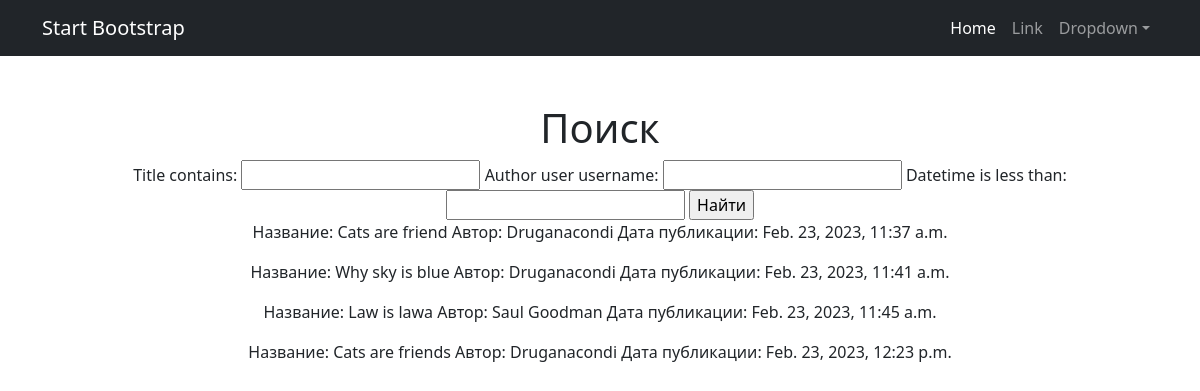
Page /news/search/ on the earlier database version.
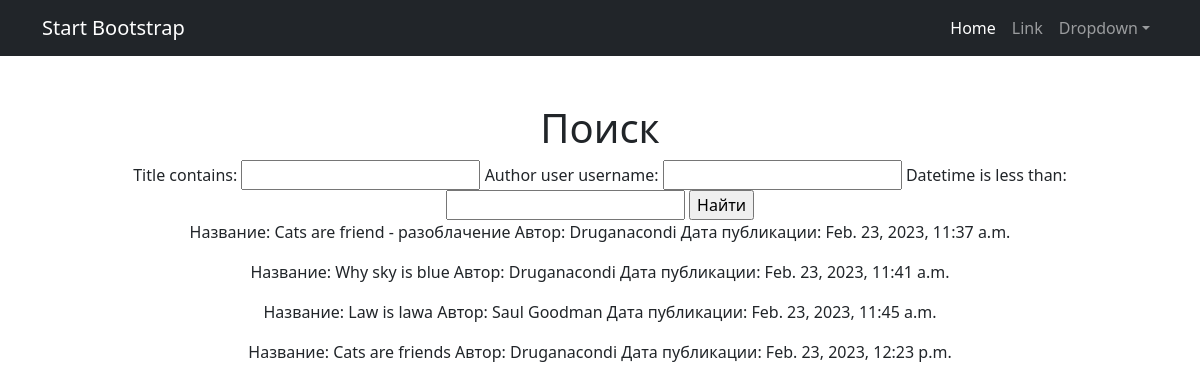
Same page on the later database version.
### news/models.py (models this page shows, shortened)
class Post(models.Model):
    article = 'AR'
    news = 'NE'
    TYPE_OF_CONTENT = [
        (article, 'Статья'),
        (news, 'Новость')
    ]
    title = models.CharField(max_length=100) #заголовок статьи/новости;
    text = models.TextField() #текст статьи/новости;
    type_of_content = models.CharField(max_length=2, choices=TYPE_OF_CONTENT, default=news) #поле с выбором — «статья» или «новость»;
    rating = models.IntegerField(default = 0) #рейтинг статьи/новости.
    datetime = models.DateTimeField(auto_now_add=True) #автоматически добавляемая дата и время создания;
    category = models.ManyToManyField(Category, through="PostCategory")
    author = models.ForeignKey(Author, on_delete=models.CASCADE)

class Author(models.Model):
    rating = models.IntegerField(default = 0)
    user = models.OneToOneField(User, on_delete=models.CASCADE)

### news/views.py (the view)
# urls.py: path('search/', NewsListFilt.as_view()),
class NewsListFilt(ListView):
    model = Post
    template_name = 'news/search.html'
    context_object_name = 'news'
    paginate_by = 10
    def get_context_data(self, **kwargs): # забираем отфильтрованные объекты переопределяя метод get_context_data у наследуемого класса (привет, полиморфизм, мы скучали!!!)
        context = super().get_context_data(**kwargs)
        context['filter'] = NewsFilter(self.request.GET, queryset=self.get_queryset()) # вписываем наш фильтр в контекст
        return context

### templates/news/search.html (shortened to what this page needs)
{% extends 'flatpages/default.html' %}
{% load censor %}
{% block content %}
<h1>Поиск</h1>
<form method="GET">
    {{ filter.form }}
    <input type="submit" value="Найти">
</form>
    {% for news in filter.qs %}
           <p> Название: {{ news.title }} Автор: {{ news.author.user.username|title }} Дата публикации: {{ news.datetime }}</p>
    {% endfor %}
{% endblock content %}

Differences in the rows shown:
changed Post: title "Cats are friend" → "Cats are friend - разоблачение"
